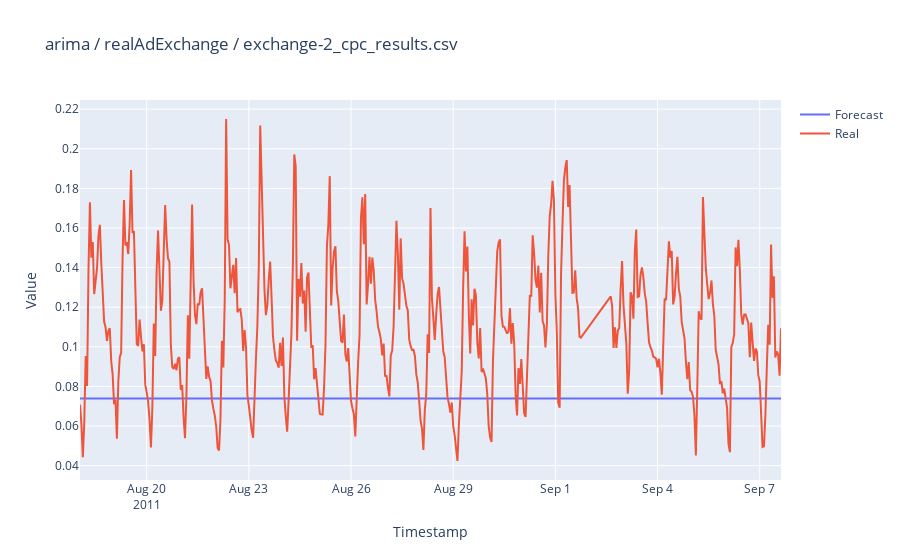
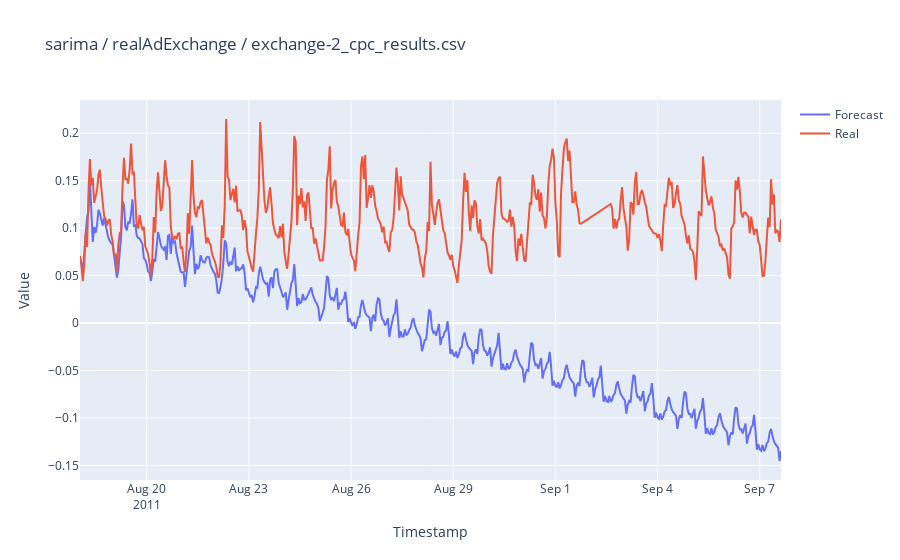
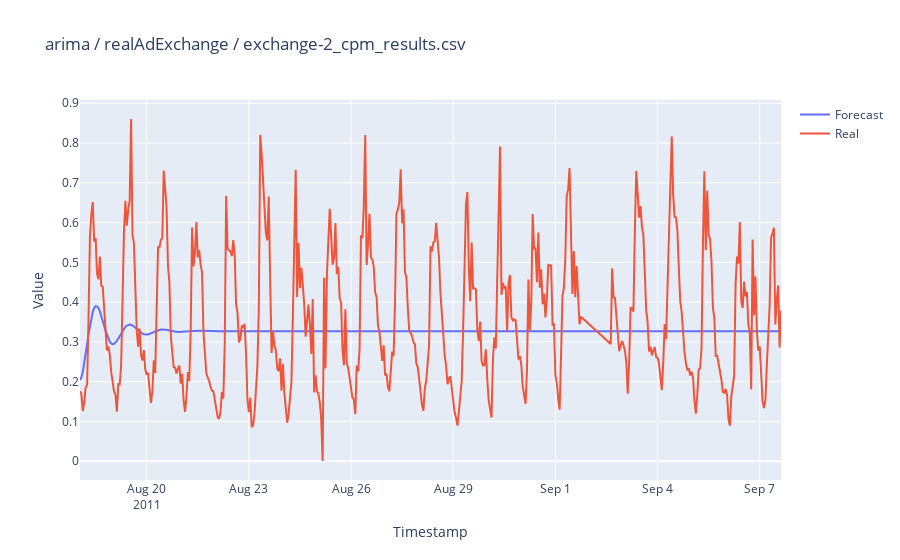
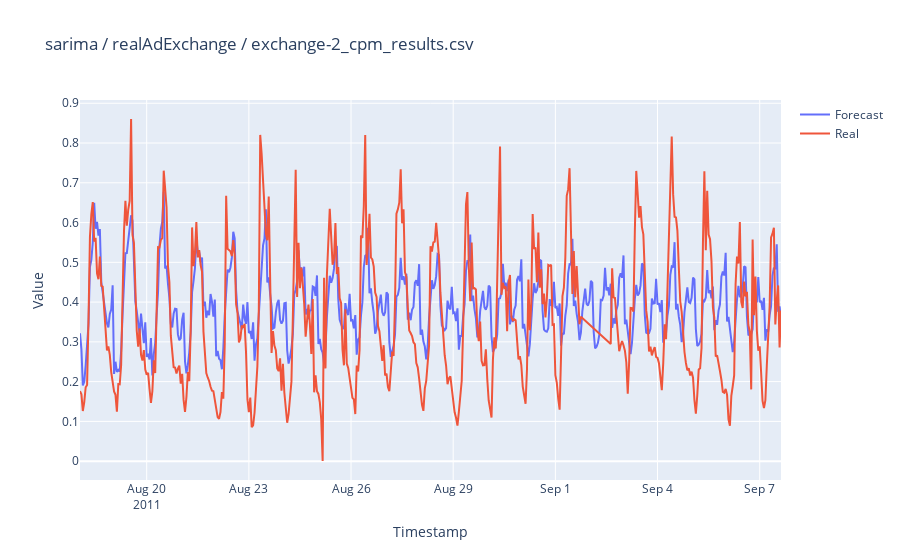

Notebook code for these charts, in order:
### Code cell
# Collect results for all files
all_cpu_results = []
all_memory_results = []
all_time_results = []
all_mae_results = []
all_predicted_results = []

for file_name in data[dir]:  # Assuming you have a list of file names called 'files'
    df = data[dir][file_name]
    print(f"Iterating for {dir} / {file_name}")
    cpu_df, memory_df, time_df, mae_df, predicted_df = process_file(dir, file_name, df, param_grid_exponential)
    all_cpu_results.append(cpu_df)
    all_memory_results.append(memory_df)
    all_time_results.append(time_df)
    all_mae_results.append(mae_df)
    all_predicted_results.append(predicted_df)

# Concatenate results into single dataframes
cpu_df_final = pd.concat(all_cpu_results)
memory_df_final = pd.concat(all_memory_results)
time_df_final = pd.concat(all_time_results)
mae_df_final = pd.concat(all_mae_results)
predicted_df_final = pd.concat(all_predicted_results)


# Reset index for all dataframes
cpu_df_final.reset_index(drop=True, inplace=True)
memory_df_final.reset_index(drop=True, inplace=True)
time_df_final.reset_index(drop=True, inplace=True)
mae_df_final.reset_index(drop=True, inplace=True)
predicted_df_final.reset_index(drop=True, inplace=True)

### Figure 1 — Plotly figure (JSON) as saved in the notebook; plotly's stock layout.template omitted (floating-point values rounded to 4 significant figures; data arrays with more than 128 entries replaced by an {"elided": "..."} marker saying what was removed)
{"data": [{"mode": "lines", "name": "Forecast", "type": "scatter", "x": {"elided": "495 str values"}, "y": {"elided": "495 float values"}}, {"mode": "lines", "name": "Real", "type": "scatter", "x": {"elided": "495 str values"}, "y": {"elided": "495 float values"}}], "layout": {"title": {"text": "arima / realAdExchange / exchange-2_cpc_results.csv "}, "xaxis": {"title": {"text": "Timestamp"}}, "yaxis": {"title": {"text": "Value"}}}}

### Figure 2 — Plotly figure (JSON) as saved in the notebook; plotly's stock layout.template omitted (floating-point values rounded to 4 significant figures; data arrays with more than 128 entries replaced by an {"elided": "..."} marker saying what was removed)
{"data": [{"mode": "lines", "name": "Forecast", "type": "scatter", "x": {"elided": "495 str values"}, "y": {"elided": "495 float values"}}, {"mode": "lines", "name": "Real", "type": "scatter", "x": {"elided": "495 str values"}, "y": {"elided": "495 float values"}}], "layout": {"title": {"text": "sarima / realAdExchange / exchange-2_cpc_results.csv "}, "xaxis": {"title": {"text": "Timestamp"}}, "yaxis": {"title": {"text": "Value"}}}}

### Figure 3 — Plotly figure (JSON) as saved in the notebook; plotly's stock layout.template omitted (floating-point values rounded to 4 significant figures; data arrays with more than 128 entries replaced by an {"elided": "..."} marker saying what was removed)
{"data": [{"mode": "lines", "name": "Forecast", "type": "scatter", "x": {"elided": "495 str values"}, "y": {"elided": "495 float values"}}, {"mode": "lines", "name": "Real", "type": "scatter", "x": {"elided": "495 str values"}, "y": {"elided": "495 float values"}}], "layout": {"title": {"text": "arima / realAdExchange / exchange-2_cpm_results.csv "}, "xaxis": {"title": {"text": "Timestamp"}}, "yaxis": {"title": {"text": "Value"}}}}

### Figure 4 — Plotly figure (JSON) as saved in the notebook; plotly's stock layout.template omitted (floating-point values rounded to 4 significant figures; data arrays with more than 128 entries replaced by an {"elided": "..."} marker saying what was removed)
{"data": [{"mode": "lines", "name": "Forecast", "type": "scatter", "x": {"elided": "495 str values"}, "y": {"elided": "495 float values"}}, {"mode": "lines", "name": "Real", "type": "scatter", "x": {"elided": "495 str values"}, "y": {"elided": "495 float values"}}], "layout": {"title": {"text": "sarima / realAdExchange / exchange-2_cpm_results.csv "}, "xaxis": {"title": {"text": "Timestamp"}}, "yaxis": {"title": {"text": "Value"}}}}
